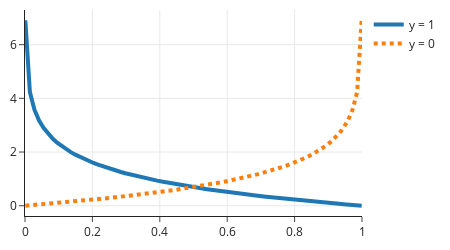

Source (notebook cell):
### Markdown cell above
The logistic model pairs well with *log loss*:

$$
\begin{aligned} 
{\ell}(p, y) = & 
 \begin{cases}
    -\log(p) & \text{if $y$ is 1} \\    
    -\log(1-p) & \text{if $y$ is 0}
    \end{cases}
    \\
    = & -y \log(p) -(1-y) \log(1-p)   
\end{aligned} 
$$ 

Note that the log loss is not defined at 0 and 1 because $-\log (p)$ tends to $\infty$ as $p$ approaches 0, and similarly for $-\log (1-p)$ as $ p $ tends to 1. We need to be careful to avoid the end points in our minimization. We can see this in the following plot of the two forms of the loss function:

### Code cell
p = np.linspace(0.001, 0.999, 75)

fig = go.Figure()

fig.add_trace(
    go.Scatter(x=p, y=-1 * np.log(p), name="y = 1", line=dict(width=4))
)
fig.add_trace(
    go.Scatter(
        x=p, y=-1 * np.log(1 - p), name="y = 0", line=dict(width=4, dash="dot")
    )
)

fig.update_layout(width=450, height=250, xaxis_range=[0, 1])
fig
